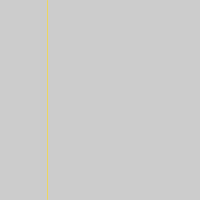
Frame 1 (no input)
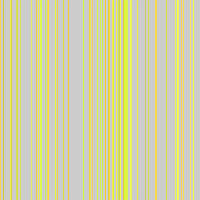
Frame 60 (the mouse pressed at the canvas centre just before this capture)
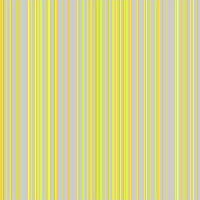
Frame 120 (the mouse held since frame 60 and released just before this capture)

The Processing sketch that drew these frames (run headless with seeded random() and noise(); from frame 60 on, the mouse is pressed at the canvas centre):

// Processing sketch: processing_96684
// ── processing_96684.pde

// animation
// white lines on black background
// the lines begin on the top border and end on the bottom border
// the lines must be vertical.

void setup() {
  size(200,200);
}

void draw() {
  //background(0);
  stroke(random(200,256),random(200,256),random(50,100));
  
  float distance_left = random(200);
  
  line(distance_left,0, distance_left,199);
}
